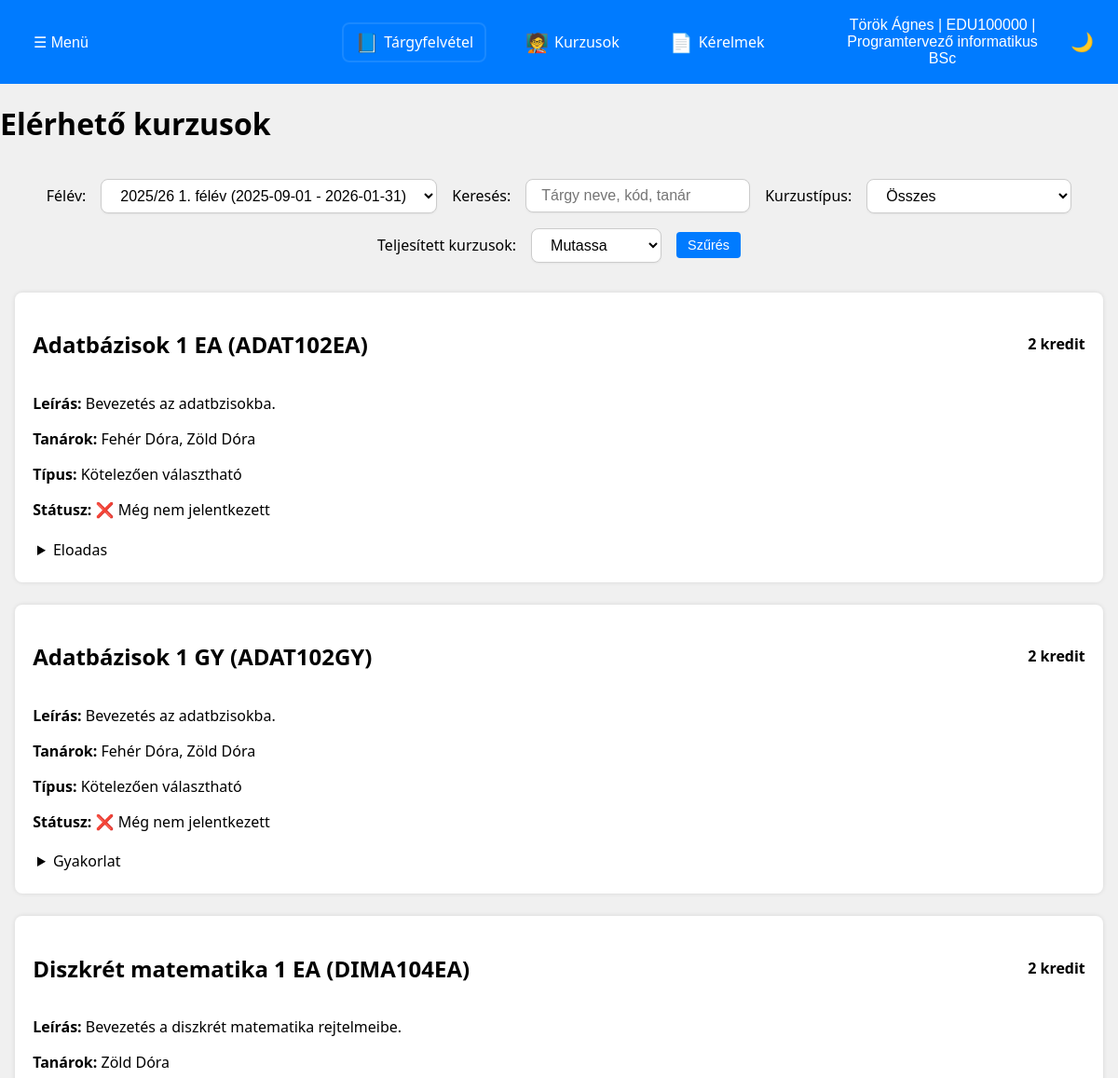
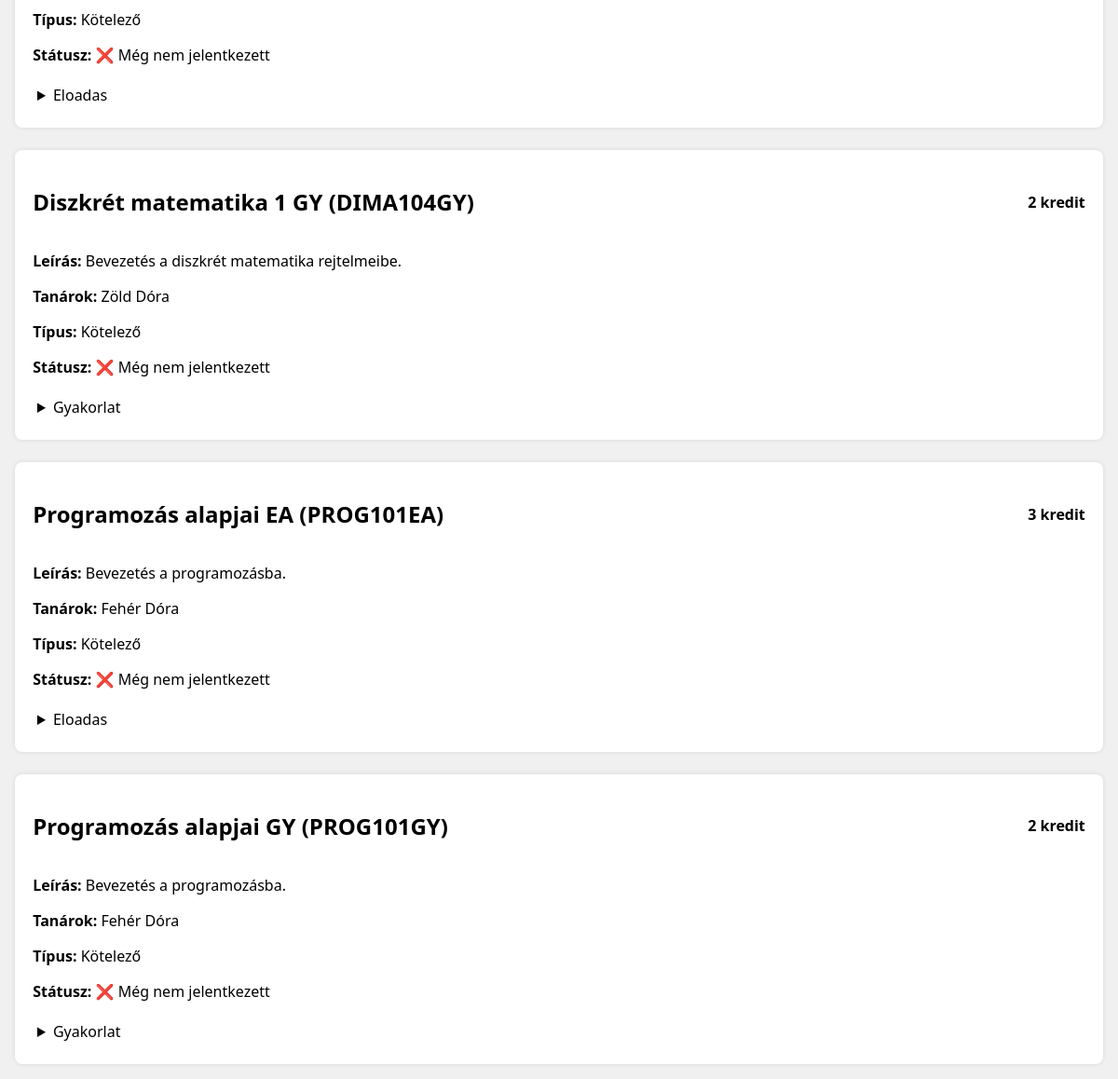
The app's page /student/course_offering.php (signed in) with its own data (2 pictures, top to bottom).
### tables this page shows
CREATE TABLE users (
    id INT AUTO_INCREMENT PRIMARY KEY,
    name VARCHAR(100) NOT NULL,
    eduportal_id VARCHAR(20) NOT NULL UNIQUE,  
    email VARCHAR(100) NOT NULL,
    phone VARCHAR(20),
    password_hash VARCHAR(255) NOT NULL,  
    postal_code VARCHAR(10),
    city VARCHAR(100),
    address VARCHAR(255),
    birth_date DATE,
    mothers_name VARCHAR(100),
    role ENUM('hallgato', 'tanar', 'admin') NOT NULL DEFAULT 'hallgato',
    course_code VARCHAR(20),
	financing_type ENUM('állami', 'önköltséges') NOT NULL,
    created_at TIMESTAMP DEFAULT CURRENT_TIMESTAMP,
	updated_at TIMESTAMP DEFAULT CURRENT_TIMESTAMP ON UPDATE CURRENT_TIMESTAMP
);

CREATE TABLE programs (
    id INT NOT NULL AUTO_INCREMENT PRIMARY KEY,
    szak_szam VARCHAR(20) UNIQUE NOT NULL,
    name VARCHAR(255) NOT NULL,
	facultative_credit INT,
	freely_selectable_credit INT,
	cost DECIMAL(10,2),
    created_at TIMESTAMP DEFAULT CURRENT_TIMESTAMP,
    updated_at TIMESTAMP DEFAULT CURRENT_TIMESTAMP ON UPDATE CURRENT_TIMESTAMP
);

CREATE TABLE course_offerings (
    id INT NOT NULL AUTO_INCREMENT PRIMARY KEY,
    
    kurzus_kod VARCHAR(20) NOT NULL,                     
    semester_id INTEGER,                                 
    teacher_id VARCHAR(20) NOT NULL,                     
    
    course_type ENUM('eloadas', 'gyakorlat') DEFAULT 'eloadas', 
    day_of_week ENUM('H', 'K', 'Sz', 'Cs', 'P', 'Szo', 'V'),
    start_time TIME,
    room VARCHAR(50),
    end_date DATETIME,  
    max_students INTEGER,
    
    created_at TIMESTAMP DEFAULT CURRENT_TIMESTAMP,
    updated_at TIMESTAMP DEFAULT CURRENT_TIMESTAMP ON UPDATE CURRENT_TIMESTAMP,

    FOREIGN KEY (kurzus_kod) REFERENCES courses(kurzus_kod),
    FOREIGN KEY (semester_id) REFERENCES semesters(id),
    FOREIGN KEY (teacher_id) REFERENCES users(eduportal_id)
);

### student/course_offering.php (the view, shortened to what this page needs)
<?php
$eduportal_id = $_SESSION['eduportal_id'];
global $conn;
$user_sql = "
SELECT
    u.name,
    p.name AS szak_nev
FROM users u
LEFT JOIN programs p ON p.szak_szam = u.course_code
WHERE u.eduportal_id = ?
";
$user_stmt = $conn->prepare($user_sql);
$user_stmt->bind_param("s", $eduportal_id);
$user_stmt->execute();
$user_result = $user_stmt->get_result();
$user = $user_result->fetch_assoc();
$user_name = $user['name'] ?? "Ismeretlen";
$user_course = $user['szak_nev'] ?? "N/A";
$today = date('Y-m-d');
$semester_sql = "SELECT * FROM semesters WHERE start_date <= ? AND end_date >= ? LIMIT 1";
$semester_stmt = $conn->prepare($semester_sql);
$semester_stmt->bind_param("ss", $today, $today);
$semester_stmt->execute();
$semester_result = $semester_stmt->get_result();
$current_semester = $semester_result->fetch_assoc();
$current_semester_id = $current_semester['id'] ?? null;
$selected_semester_id = $_GET['semester_id'] ?? $current_semester_id;
$search = $_GET['search'] ?? '';
$semesters_sql = "SELECT * FROM semesters ORDER BY start_date DESC";
$semesters_result = $conn->query($semesters_sql);
$semesters = $semesters_result->fetch_all(MYSQLI_ASSOC);
$course_offering_sql = "
SELECT
    co.id AS offering_id,
    c.kurzus_kod,
    c.name AS course_name,
    c.leiras,
    c.credit,
    co.course_type,
    co.day_of_week,
    co.start_time,
    co.room,
    co.max_students,
    COUNT(DISTINCT e.users_eduportal_ID) AS enrolled_count,
    GROUP_CONCAT(DISTINCT t.name SEPARATOR ', ') AS teachers,
    COALESCE(pc.tipus, 'szv') AS course_required_type,
    EXISTS (
        SELECT 1 FROM enrollments e2
        WHERE e2.users_eduportal_ID = ? AND e2.offering_id = co.id
    ) AS already_enrolled,
    EXISTS (
        SELECT 1 FROM enrollments e3
        JOIN course_offerings co3 ON e3.offering_id = co3.id
        WHERE e3.users_eduportal_ID = ?
        AND co3.kurzus_kod = c.kurzus_kod
        AND e3.status = 'completed'
    ) AS already_completed
FROM course_offerings co
JOIN courses c ON c.kurzus_kod = co.kurzus_kod
LEFT JOIN teacher_courses tc ON tc.kurzus_kod = c.kurzus_kod
LEFT JOIN users t ON t.eduportal_id = tc.teacher_id
LEFT JOIN enrollments e ON e.offering_id = co.id
JOIN users u ON u.eduportal_id = ?
JOIN programs p ON p.szak_szam = u.course_code
LEFT JOIN program_courses pc ON pc.kurzus_kod = c.kurzus_kod AND pc.szak_szam = p.szak_szam
WHERE co.semester_id = ?
";
$course_offering_sql .= " AND (
    c.name LIKE CONCAT('%', ?, '%') OR
    c.kurzus_kod LIKE CONCAT('%', ?, '%') OR
    t.name LIKE CONCAT('%', ?, '%')
)";
$course_offering_sql .= "
GROUP BY co.id
ORDER BY c.name ASC, co.course_type ASC
";
$params = [
    $eduportal_id,
    $eduportal_id,
    $eduportal_id,
    $selected_semester_id,
    $search, $search, $search
];
$types = "sssssss";
$course_stmt = $conn->prepare($course_offering_sql);
$course_stmt->bind_param($types, ...$params);
$course_stmt->execute();
$course_result = $course_stmt->get_result();
$raw_courses = $course_result->fetch_all(MYSQLI_ASSOC);
$courses = [];
foreach ($raw_courses as $row) {
    $kod = $row['kurzus_kod'];
    $type = $row['course_type'];
    if (!isset($courses[$kod])) {
        $courses[$kod] = [
            'kurzus_kod' => $kod,
            'course_name' => $row['course_name'],
            'credit' => $row['credit'],
            'leiras' => $row['leiras'],
            'teachers' => $row['teachers'],
            'course_required_type' => $row['course_required_type'],
            'already_completed' => $row['already_completed'],
            'offerings' => [],
        ];
    }
    if (!isset($courses[$kod]['offerings'][$type])) {
        $courses[$kod]['offerings'][$type] = [];
    }
    $courses[$kod]['offerings'][$type][] = [
        'offering_id' => $row['offering_id'],
        'day_of_week' => $row['day_of_week'],
        'start_time' => $row['start_time'],
        'room' => $row['room'],
        'max_students' => $row['max_students'],
        'enrolled_count' => $row['enrolled_count'],
        'already_enrolled' => $row['already_enrolled']
    ];
}
?>
<!DOCTYPE html>
<html lang="hu">
    <head>
        <link rel="stylesheet" href="../CSS/site_style.css">
        <link rel="stylesheet" href="../CSS/course_offering.css">
    </head>
    <body>
        <header>
            <div class="menu">
                <div class="dropdown">
                    <button id="dropdownToggleL" class="dropbtn">☰ Menü </button>
                </div>
            </div>
            <nav class="main-nav">
                <a id="active" href="#"><span class="icon">📘</span> Tárgyfelvétel</a>
                <a href="courses.php" ><span class="icon">🧑‍🏫</span> Kurzusok</a>
                <a href="request.php"><span class="icon">📄</span> Kérelmek</a>
            </nav>
            <div class="user-menu">
                <div class="dropdown">
                    <button id="dropdownToggleR" class="dropbtn">
                        <?php echo htmlspecialchars($user_name); ?> |
                        <?php echo htmlspecialchars($eduportal_id); ?> |
                        <?php echo htmlspecialchars($user_course); ?>
                    </button>
                </div>
                <div class="theme-switcher">
                    <button id="theme-toggle" class="theme-btn">🌙</button>
                </div>
            </div>
        </header>
        <main>
            <h1>Elérhető kurzusok</h1>
            <form method="get" class="filters">
                <label for="semester_id">Félév:</label>
                <select name="semester_id" id="semester_id">
                    <?php foreach ($semesters as $semester): ?>
                        <option value="<?= $semester['id'] ?>" <?= $semester['id'] == $selected_semester_id ? 'selected' : '' ?>>
                            <?= htmlspecialchars($semester['label']) ?> (<?= $semester['start_date'] ?> - <?= $semester['end_date'] ?>)
                        </option>
                    <?php endforeach; ?>
                </select>
                <label for="search">Keresés:</label>
                <input type="text" name="search" id="search" value="<?= htmlspecialchars($_GET['search'] ?? '') ?>" placeholder="Tárgy neve, kód, tanár">
                <label for="type_filter">Kurzustípus:</label>
                <select name="type_filter" id="type_filter">
                    <option value="">Összes</option>
                </select>
                <label for="show_completed">Teljesített kurzusok:</label>
                <select name="show_completed" id="show_completed">
                    <option value="1" <?= ($_GET['show_completed'] ?? '') === '1' ? 'selected' : '' ?>>Mutassa</option>
                </select>
                <button type="submit">Szűrés</button>
            </form>
            <section class="course-list">
                <?php foreach ($courses as $course): ?>
                    <div class="course-card<?= array_reduce($course['offerings'], fn($c, $v) => $c || array_filter($v, fn($o) => $o['already_enrolled']), false) ? ' enrolled' : '' ?>">
                        <div class="card-header">
                            <h2><?= htmlspecialchars($course['course_name']) ?> (<?= htmlspecialchars($course['kurzus_kod']) ?>)</h2>
                            <span class="credit"><?= $course['credit'] ?> kredit</span>
                        </div>
                        <div class="card-body">
                            <div>
                                <p><strong>Leírás:</strong> <?= nl2br(htmlspecialchars($course['leiras'])) ?></p>
                            </div>
                            <p><strong>Tanárok:</strong> <?= htmlspecialchars($course['teachers']) ?: 'Nincs megadva' ?></p>
                            <p><strong>Típus:</strong>
                                <?php
                                if ($course['course_required_type'] === 'valaszthato') {
                                    echo 'Kötelezően választható';
                                } elseif ($course['course_required_type'] === 'kotelezo') {
                                    echo 'Kötelező';
                                } else {
                                    echo 'Szabadon választható';
                                }
                                ?>
                            </p>
                            <p><strong>Státusz:</strong>
                                <?php if ($course['already_completed']): ?>
                                    ✔️ Teljesítve
                                <?php elseif (array_reduce($course['offerings'], fn($carry, $types) => $carry || array_filter($types, fn($o) => $o['already_enrolled']), false)): ?>
                                    ✅ Jelentkezett
                                <?php else: ?>
                                    ❌ Még nem jelentkezett
                                <?php endif; ?>
                            </p>
                            <?php foreach ($course['offerings'] as $type => $offerings): ?>
                                <details class="offering-details">
                                    <summary><?= ucfirst($type) ?></summary>
                                </details>
                            <?php endforeach; ?>
                        </div>
                    </div>
                <?php endforeach; ?>
            </section>
        </main>
    </body>
</html>

### CSS/site_style.css (style rules this page uses)
:root { --background-light: #f0f0f0; --background-dark: #1e1e1e; --text-dark: #000000; --text-light: #ffffff; --primary-color: #007bff; --secondary-color: #ffa500; --dropdown-bg: #ffffff; --dropdown-bg-dark: #333333; --primary-hover: #0056b3; --secondary-hover: #e48a02; }
body { margin: 0; font-family: "Segoe UI", sans-serif; background-color: var(--background-light); color: var(--text-dark); min-height: 100vh; display: flex; flex-direction: column; }
header { display: flex; justify-content: space-between; align-items: center; background-color: var(--primary-color); color: var(--text-light); padding: 10px 20px; width: 100%; box-sizing: border-box; }
.menu, .user-menu { flex: 1; }
.user-menu { display: flex; align-items: center; justify-content: flex-end; gap: 10px; }
.main-nav { display: flex; justify-content: center; gap: 30px; flex: 2; }
.main-nav a { color: var(--text-light); text-decoration: none; font-size: 16px; display: flex; align-items: center; gap: 6px; padding: 8px 12px; transition: background-color 0.3s; }
.main-nav a#active { border: 2px solid rgba(255, 255, 255, 0.1); border-radius: 8px; padding: 6px 12px; }
.dropdown { position: relative; display: inline-block; }
.dropbtn { background-color: transparent; color: var(--text-light); border: none; font-size: 16px; cursor: pointer; padding: 8px 16px; }
.user-menu .dropdown { position: relative; }
.theme-switcher { display: flex; gap: 10px; }
.theme-btn { background: none; border: none; color: var(--text-light); font-size: 20px; cursor: pointer; }
.icon { font-size: 20px; }

### CSS/course_offering.css (style rules this page uses)
.course-list { display: flex; flex-direction: column; gap: 1.5rem; padding: 1rem; }
.course-card { border: none; padding: 1.2rem; border-radius: 8px; background: var(--card-background); box-shadow: 0 0 5px rgba(0,0,0,0.1); }
.card-header { display: flex; justify-content: space-between; align-items: center; margin-bottom: 0.8rem; }
.card-header .credit { font-weight: bold; }
.offering-details { margin-top: 10px; border-top: 1px solid #ccc; padding-top: 5px; }
.filters { padding: 1rem; display: flex; gap: 1rem; align-items: center; flex-wrap: wrap; background-color: transparent; border: none; justify-content: center; }
.filters input, .filters select { padding: 0.5rem 1rem; border: 1px solid #ccc; border-radius: 8px; font-size: 1rem; background-color: var(--dropdown-bg); box-shadow: 0 1px 2px rgba(0, 0, 0, 0.05); transition: all 0.2s ease; }
.filters button { background-color: var(--primary-color); color: var(--text-light); border: none; padding: 6px 12px; font-size: 0.9em; border-radius: 4px; cursor: pointer; }
.offering-details { padding: 0.3rem; display: flex; gap: 0.1rem; align-items: center; flex-wrap: wrap; background-color: transparent; border: none; }

### records on screen
users: name "Török Ágnes", programs.name "Programtervező informatikus BSc"
course_offerings: course_name "Adatbázisok 1 EA", kurzus_kod "ADAT102EA", credit "2", leiras "Bevezetés az adatbzisokba.", teachers "Fehér Dóra, Zöld Dóra", shows "Kötelezően választható", type "Eloadas"
course_offerings: course_type "Gyakorlat"
course_offerings: course_name "Diszkrét matematika 1 EA", kurzus_kod "DIMA104EA", credit "2", leiras "Bevezetés a diszkrét matematika rejtelmeibe.", teachers "Zöld Dóra", shows "Kötelező", type "Eloadas"
course_offerings: course_name "Programozás alapjai EA", kurzus_kod "PROG101EA", credit "3", leiras "Bevezetés a programozásba.", teachers "Fehér Dóra", shows "Kötelező", type "Eloadas"

### other values on screen
$eduportal_id "EDU100000"
$course['course_name'] "Adatbázisok 1 GY"
$course['kurzus_kod'] "ADAT102GY"
$course['credit'] "2"
$course['leiras'] "Bevezetés az adatbzisokba."
htmlspecialchars($course['teachers']) ?: 'Nincs megadva' "Fehér Dóra, Zöld Dóra"
$course['course_name'] "Diszkrét matematika 1 GY"
$course['kurzus_kod'] "DIMA104GY"
$course['leiras'] "Bevezetés a diszkrét matematika rejtelmeibe."
htmlspecialchars($course['teachers']) ?: 'Nincs megadva' "Zöld Dóra"
$course['course_name'] "Programozás alapjai GY"
$course['kurzus_kod'] "PROG101GY"
$course['leiras'] "Bevezetés a programozásba."
htmlspecialchars($course['teachers']) ?: 'Nincs megadva' "Fehér Dóra"
form field semester_id "2025/26 1. félév (2025-09-01 - 2026-01-31)"
